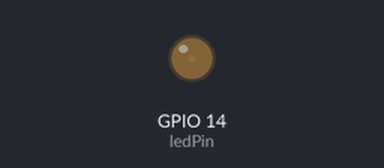
Bench run of a sketch on a simulated ESP32. Parts: output pins drawn as LEDs (lit = HIGH).

Above: at 0.05 s.
At 2.25 s:
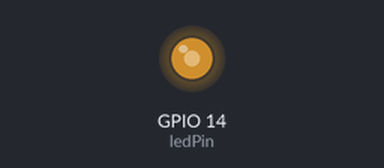
At 4.45 s:
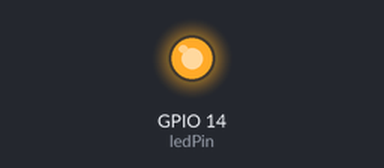
At 8.9 s:
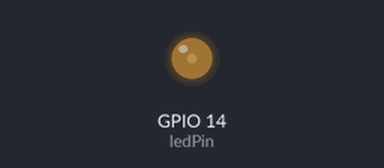
Timing chart, 0 to 12.6 s (numbered marks = the images above):
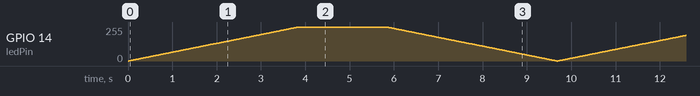

The sketch:

03-LED_Blink_Cycle.ino
```cpp
// the number of the LED pin
const int ledPin = 14; // 4 corresponds to GPIO4
// setting PWM properties
const int freq = 5000;
const int resolution = 8;
void setup(){
  // configure LED PWM functionalitites
  ledcAttach(ledPin, freq, resolution);
  // attach the channel to the GPIO to be controlled
}
void loop(){
  // increase the LED brightness
  for(int dutyCycle = 0; dutyCycle <= 255; dutyCycle++){
    // changing the LED brightness with PWM
    ledcWrite(ledPin, dutyCycle);
    delay(15);
  }
  // decrease the LED brightness
  delay(2000);
  for(int dutyCycle = 255; dutyCycle >= 0; dutyCycle--){
    // changing the LED brightness with PWM
    ledcWrite(ledPin, dutyCycle);
    delay(15);
  }
}
```
